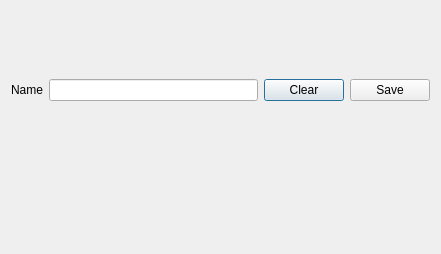
<?xml version="1.0" encoding="UTF-8"?>
<ui version="4.0">
 <class>Dialog</class>
 <widget class="QDialog" name="Dialog">
  <property name="geometry">
   <rect>
    <x>0</x>
    <y>0</y>
    <width>441</width>
    <height>254</height>
   </rect>
  </property>
  <property name="windowTitle">
   <string>Dialog</string>
  </property>
  <layout class="QVBoxLayout" name="verticalLayout">
   <item>
    <layout class="QHBoxLayout" name="horizontalLayout">
     <item>
      <widget class="QLabel" name="label">
       <property name="text">
        <string>Name</string>
       </property>
      </widget>
     </item>
     <item>
      <widget class="QLineEdit" name="txtName"/>
     </item>
     <item>
      <widget class="QPushButton" name="btnClear">
       <property name="text">
        <string>Clear</string>
       </property>
       <property name="icon">
        <iconset>
         <normalon>:/new/prefix1/images/cancel.jpg</normalon>
        </iconset>
       </property>
      </widget>
     </item>
     <item>
      <widget class="QPushButton" name="btnSave">
       <property name="text">
        <string>Save</string>
       </property>
       <property name="icon">
        <iconset>
         <normalon>:/new/prefix1/images/save.png</normalon>
        </iconset>
       </property>
      </widget>
     </item>
    </layout>
   </item>
   <item>
    <widget class="QDialogButtonBox" name="buttonBox">
     <property name="standardButtons">
      <set>QDialogButtonBox::NoButton</set>
     </property>
    </widget>
   </item>
  </layout>
 </widget>
 <resources/>
 <connections/>
</ui>
